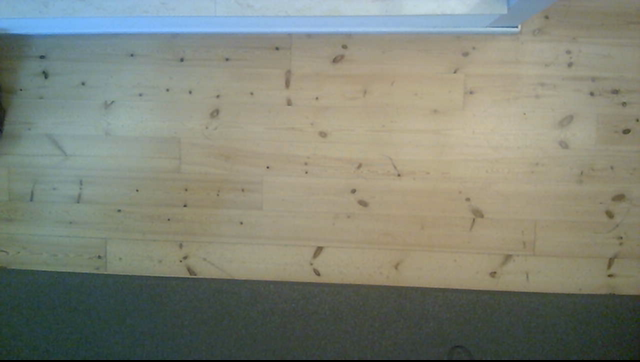
#> input picture Mattias/OpEn/ML/test_images/background.png, 640 x 362 px, found by its file name
$ python make_test_image.py
#> lines starting #> are read from the running program, lines starting #| are printed output that depends on the picture
import os
import random
import csv
import numpy as np
from cv2 import cv2
from scipy import ndimage
from merge_image import overlay_image_alpha
from PIL import Image
# !-- SETUP---!
background_path = r'background.png'
car_path = r'car2.png'
# !-- SETUP END---!


size_w = 96
size_h = 96
size_w_merge = size_w*3
size_h_merge = size_h*3
background_orig = cv2.imread(background_path)
#> background_orig is the input picture: shape (362, 640, 3); mean B, G, R 118.8, 131.6, 127.8
w_back_orig = background_orig.shape[1]
#> w_back_orig = 640
h_back_orig = background_orig.shape[0]
#> h_back_orig = 362
background = cv2.resize(background_orig, (size_w_merge, size_w_merge))
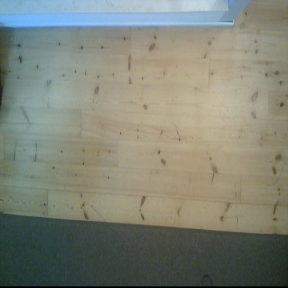
#> background: shape (288, 288, 3); mean B, G, R 118.7, 131.4, 127.7
resize_ratio_w = size_w_merge/w_back_orig
#> resize_ratio_w = 0.45
resize_ratio_h = size_w_merge/h_back_orig
#> resize_ratio_h = 0.796

car_img = cv2.imread(car_path, cv2.IMREAD_UNCHANGED)
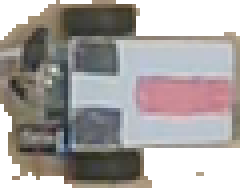
#> input picture Mattias/OpEn/ML/test_images/car2.png, 60 x 47 px, found by its file name (shown 4 times larger)
#> car_img is the input picture: shape (47, 60, 4); mean B, G, R, A 160, 161.7, 166.9, 188.6
w_car_orig = car_img.shape[1]
#> w_car_orig = 60
h_car_orig = car_img.shape[0]
#> h_car_orig = 47
car_img_resized = cv2.resize(
    car_img, (int(w_car_orig*resize_ratio_w), int(h_car_orig*resize_ratio_h)))
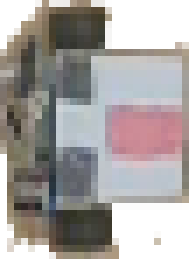
#> car_img_resized: shape (37, 27, 4) (shown 7 times larger); mean B, G, R, A 159.7, 161.4, 166.5, 187.7
w_car = int(w_car_orig*resize_ratio_w)
#> w_car = 27
h_car = int(h_car_orig*resize_ratio_h)
#> h_car = 37
im_num = 0


background_pil = Image.fromarray(background)
car_img_pil = Image.fromarray(car_img)
#> (the run stopped early here; a loop or call above may not have finished)
